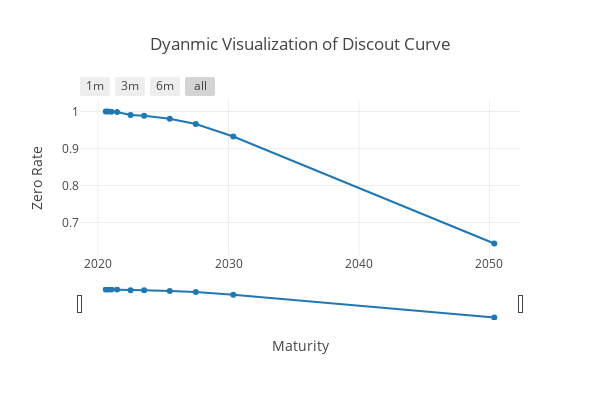

Notebook cell for this chart:
### Code cell
print(quote['discount factor'])
print(quote.index)

# # Plotting 
trace = go.Scatter(x=quote.index, y=quote['discount factor']) 
layout = go.Layout( title='Dyanmic Visualization of Discout Curve', 
                    xaxis=dict( 
                        rangeselector=dict( 
                            buttons=list(
                                [ dict(count=1, label='1m', step='month', stepmode='backward'), dict(count=3, label='3m', step='month', stepmode='backward'), dict(count=6, label='6m', step='month', stepmode='backward'), dict(step='all') ]) 
                                ), 
                        rangeslider=dict(visible=True), 
                        type='date',
                        title='Maturity'
                        ),
                    yaxis=dict(title='Zero Rate'),
                    width=600, height=400
                    )

data1=[trace] 
fig1 = dict(data=data1, layout=layout)
iplot(fig1)

### Figure 1 — Plotly figure (JSON) as saved in the notebook; plotly's stock layout.template omitted (floating-point values rounded to 4 significant figures)
{"data": [{"type": "scatter", "uid": "09f86564-3e95-4b6e-86ec-0e59600cca5b", "x": ["2020-08-04", "2020-10-08", "2021-01-07", "2021-06-17", "2022-06-30", "2023-07-15", "2025-06-30", "2027-06-30", "2030-05-15", "2050-05-15"], "y": [0.9999, 0.9997, 0.9993, 0.9985, 0.9904, 0.9888, 0.9802, 0.966, 0.9323, 0.6432]}], "layout": {"height": 400, "title": {"text": "Dyanmic Visualization of Discout Curve"}, "width": 600, "xaxis": {"rangeselector": {"buttons": [{"count": 1, "label": "1m", "step": "month", "stepmode": "backward"}, {"count": 3, "label": "3m", "step": "month", "stepmode": "backward"}, {"count": 6, "label": "6m", "step": "month", "stepmode": "backward"}, {"step": "all"}]}, "rangeslider": {"visible": true}, "title": {"text": "Maturity"}, "type": "date"}, "yaxis": {"title": {"text": "Zero Rate"}}}}
